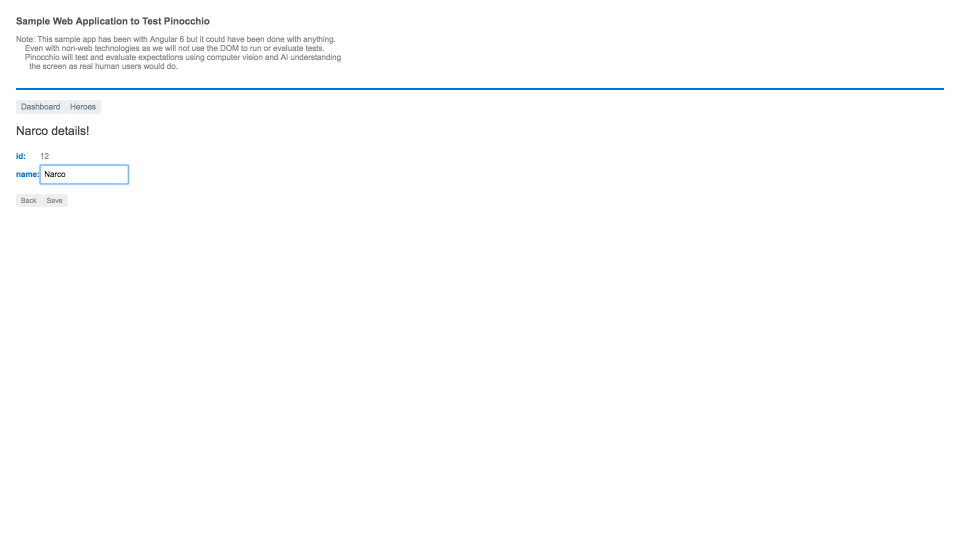
#> input picture cvml/sandbox/images/2-select_name_field.png, 1920 x 1080 px, found by its file name (shown at 1/2 size)
$ jupyter execute --allow-errors 'Experiments on Clustering.ipynb'   (shell and % lines are left out)   (older library calls are emulated)
#> lines starting #> are read from the running program, lines starting #| are printed output that depends on the picture
# Playing with scikit-image

install from https://anaconda.org/anaconda/scikit-image

documentation from http://scikit-image.org/docs/stable/user_guide/getting_started.html

[cell 1]
import skimage
from skimage import data
import matplotlib
import matplotlib.pyplot as plt

[cell 2]
for c in range(0,7):
    print (c)

[cell 3]
import os
images_path='.'
filename = os.path.join(images_path, '2-select_name_field.png')
from skimage import io
page1 = io.imread(filename)
#> page1 is the input picture: shape (1080, 1920, 4); mean R, G, B, A 252.9, 253.4, 253.9, 255
plt.imshow(page1, cmap = matplotlib.cm.binary,
           interpolation="nearest")
plt.axis("off")
plt.show()
page1.shape
#> Out = (1080, 1920, 4)

[cell 4]
import numpy as np

def show_images(images,titles=None):
    """Display a list of images"""
    n_ims = len(images)
#> n_ims = 2
    if titles is None: titles = ['(%d)' % i for i in range(1,n_ims + 1)]
    fig = plt.figure()
    n = 1
    for image,title in zip(images,titles):
        a = fig.add_subplot(1,n_ims,n) # Make subplot
        if image.ndim == 2: # Is image grayscale?
            plt.gray() # Only place in this blog you can't replace 'gray' with 'grey'
        plt.imshow(image)
        a.set_title(title)
        n += 1
#> this loop made 2 passes
#> (title, n) on passes 1 to 2: ('Color', 2), ('Grayscale', 3)
#> after the loop, n = 3
    fig.set_size_inches(np.array(fig.get_size_inches()) * n_ims)
    plt.show()
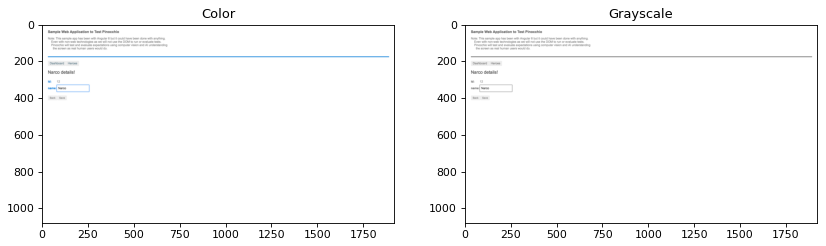
#> figure drawn by matplotlib, 2 panels

[cell 5]
from skimage.color import rgb2gray

gray_image = rgb2gray(page1)
show_images(images=[page1,gray_image],
            titles=["Color","Grayscale"])

print ("Colored image shape:\n", page1.shape)
#| Colored image shape:
#|  (1080, 1920, 4)
print ("Grayscale image  shape:\n", gray_image.shape)
#| Grayscale image  shape:
#|  (1080, 1920)

[cell 6]
from PIL import Image
from numpy import array
from sklearn import cluster, datasets
from sklearn.neighbors import kneighbors_graph
from sklearn.preprocessing import StandardScaler

gray_image

plt.imshow(gray_image, cmap = matplotlib.cm.binary,
           interpolation="nearest")
plt.axis("off")
plt.show()
gray_image.shape
#> Out = (1080, 1920)

[cell 7]
page1[0,0]
#> Out = [255, 255, 255, 255]

[cell 8]
import pandas as pd
points = []
for x in range(1080):
    for y in range(1920):
        if (gray_image[x,y] != 1.0):
            points.append([x,y])
Xraw = pd.DataFrame(points)

X = StandardScaler().fit_transform(Xraw)

XP = pd.DataFrame(X)

plt.scatter(XP[1],XP[0])

XP.size, XP.size / (1080 * 1920)
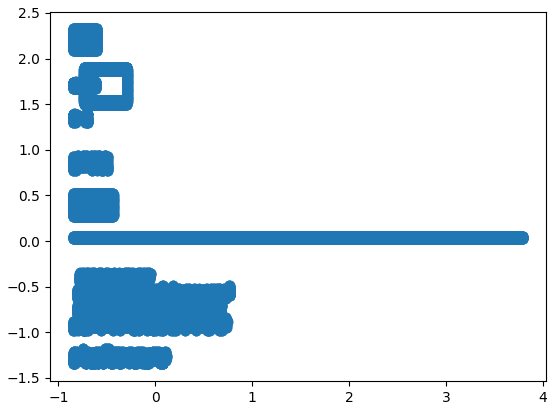
#> figure drawn by matplotlib, 1 panel

[cell 9]
plt.scatter(XP[1],XP[0])

[cell 10]
import numpy as np

from sklearn.cluster import DBSCAN
from sklearn import metrics
from sklearn.datasets.samples_generator import make_blobs
from sklearn.preprocessing import StandardScaler

db = DBSCAN(eps=0.1, min_samples=100).fit(XP)
core_samples_mask = np.zeros_like(db.labels_, dtype=bool)
core_samples_mask[db.core_sample_indices_] = True
labels = db.labels_

# Number of clusters in labels, ignoring noise if present.
n_clusters_ = len(set(labels)) - (1 if -1 in labels else 0)

n_clusters_

# Amazing  Encontramos 7 clusters!!

## ahora voy a calcular el maximo
## y minimo punto de cada cluster

#> (a cell that did not finish here is left out)

[cell 12]
# #############################################################################
# Plot result
import matplotlib.pyplot as plt

# Black removed and is used for noise instead.
unique_labels = set(labels)
colors = [plt.cm.Spectral(each)
          for each in np.linspace(0, 1, len(unique_labels))]
#> colors = [(0.62, 0.00392, 0.259, 1), (0.914, 0.362, 0.279, 1), (0.993, 0.748, 0.435, 1), (0.998, 0.999, 0.746, 1), (0.748, 0.898, 0.627, 1), (0.328, 0.681, 0.68, 1), (0.369, 0.31, 0.635, 1)]
for k, col in zip(unique_labels, colors):
    if k == -1:
        # Black used for noise.
        col = [0, 0, 0, 1]

    class_member_mask = (labels == k)

    xy = X[class_member_mask & core_samples_mask]
    plt.plot(xy[:, 0], xy[:, 1], 'o', markerfacecolor=tuple(col),
             markeredgecolor='k', markersize=14)

    xy = X[class_member_mask & ~core_samples_mask]
    plt.plot(xy[:, 0], xy[:, 1], 'o', markerfacecolor=tuple(col),
             markeredgecolor='k', markersize=6)
#> this loop made 7 passes

plt.title('Estimated number of clusters: %d' % n_clusters_)
plt.show()
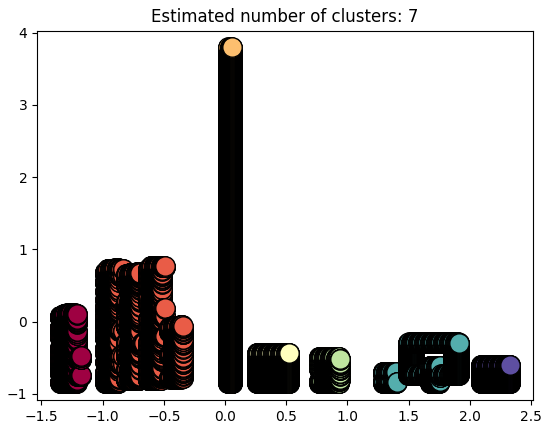
#> figure drawn by matplotlib, 1 panel

[cell 13]
import numpy as np

from sklearn.cluster import DBSCAN
from sklearn import metrics
from sklearn.datasets.samples_generator import make_blobs
from sklearn.preprocessing import StandardScaler


# #############################################################################
# Generate sample data
centers = [[1, 1], [-1, -1], [1, -1]]
#> (the rest of this cell did not finish here and is left out)

[cell 14]
from sklearn.cluster import DBSCAN
from sklearn import manifold, datasets, decomposition, discriminant_analysis
from matplotlib import offsetbox
from sklearn.manifold import TSNE

tsne = TSNE(n_components=2, random_state=42)
X_reduced_tsne = tsne.fit_transform(gray_image)
#> X_reduced_tsne = 1080 pairs, first value -24.1 to 10.76, second value -23.36 to 8.61
plt.show(X_reduced_tsne.all)

[cell 15]
db = DBSCAN(eps=0.3,min_samples=10).fit(gray_image.data)
db

[cell 16]
db.labels_
#> Out = 1080 values, max 3 at index 388, min -1 at index 34, mean -0.0556

[cell 17]
# db.fit_predict(gray_image,y=None,sample_weight=None)
y_pred = db.labels_.astype(np.int)
#> y_pred has the same summary as Out

[cell 18]
from sklearn import metrics
core_samples_mask = np.zeros_like(db.labels_, dtype=bool)
core_samples_mask[db.core_sample_indices_] = True
labels = db.labels_
#> labels has the same summary as Out
labels_true=db.axis=0

# Number of clusters in labels, ignoring noise if present.
n_clusters_ = len(set(labels)) - (1 if -1 in labels else 0)
#> n_clusters_ = 4

print('Estimated number of clusters: %d' % n_clusters_)
#| Estimated number of clusters: 4
# print("Homogeneity: %0.3f" % metrics.homogeneity_score(labels_true, labels))
#print("Completeness: %0.3f" % metrics.completeness_score(labels_true, labels))
#print("V-measure: %0.3f" % metrics.v_measure_score(labels_true, labels))
#print("Adjusted Rand Index: %0.3f"
#      % metrics.adjusted_rand_score(labels_true, labels))
#print("Adjusted Mutual Information: %0.3f"
#      % metrics.adjusted_mutual_info_score(labels_true, labels))
#print("Silhouette Coefficient: %0.3f"
#      % metrics.silhouette_score(X, labels))

# #############################################################################
# Plot result

# Black removed and is used for noise instead.
unique_labels = set(labels)
#> unique_labels = 5 items
colors = [plt.cm.Spectral(each)
          for each in np.linspace(0, 1, len(unique_labels))]
#> colors = [(0.62, 0.00392, 0.259, 1), (0.975, 0.557, 0.323, 1), (0.998, 0.999, 0.746, 1), (0.527, 0.811, 0.645, 1), (0.369, 0.31, 0.635, 1)]
for k, col in zip(unique_labels, colors):
    if k == -1:
        # Black used for noise.
        col = [0, 0, 0, 1]

    class_member_mask = (labels == k)

    xy = gray_image[class_member_mask & core_samples_mask]
    plt.plot(xy[:, 0], xy[:, 1], 'o', markerfacecolor=tuple(col),
             markeredgecolor='k', markersize=14)

    xy = gray_image[class_member_mask & ~core_samples_mask]
    plt.plot(xy[:, 0], xy[:, 1], 'o', markerfacecolor=tuple(col),
             markeredgecolor='k', markersize=6)
#> this loop made 5 passes
#> k on pass 5: -1

plt.title('Estimated number of clusters: %d' % n_clusters_)
plt.show()
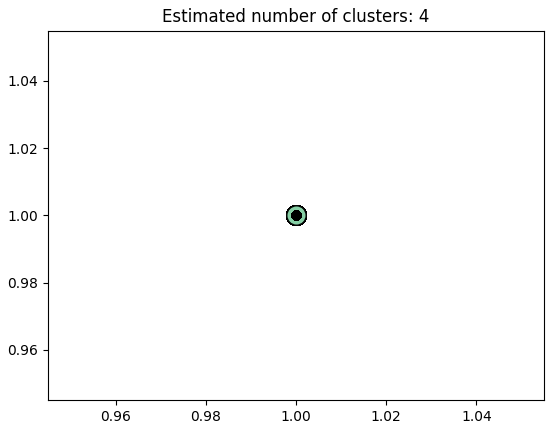
#> figure drawn by matplotlib, 1 panel

$ run again, with cvml/sandbox/images/0-landing_page.png copied over cvml/sandbox/images/2-select_name_field.png
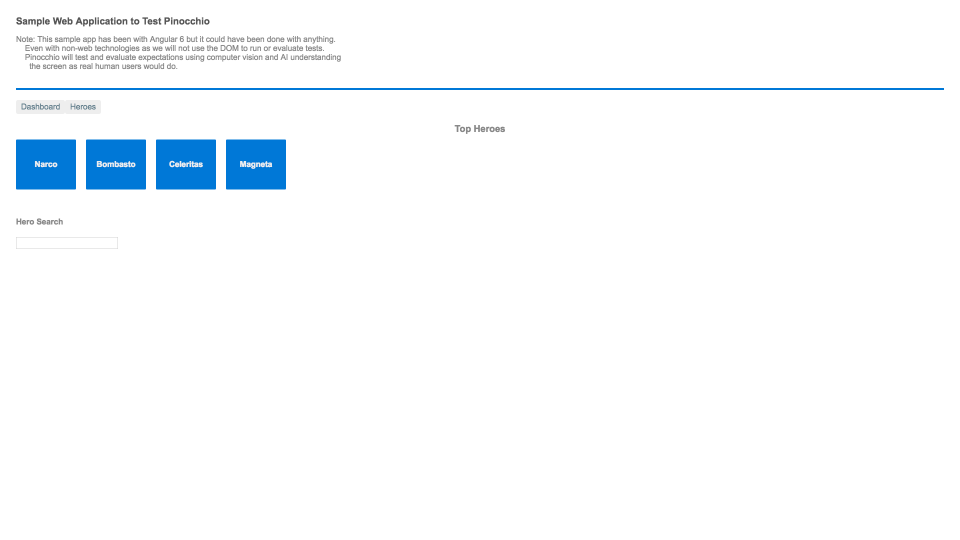
#> input picture cvml/sandbox/images/0-landing_page.png, 1920 x 1080 px, found by its file name (shown at 1/2 size)
#> page1 is the input picture: shape (1080, 1920, 4); mean R, G, B, A 247.5, 250.6, 253, 255
#> n_ims = 2
#> the loop in show_images, `for image,title in zip(images,titles):` made 2 passes
#> (title, n) on passes 1 to 2: ('Color', 2), ('Grayscale', 3)
#> after the loop in show_images, `for image,title in zip(images,titles):`: n = 3
#| Colored image shape:
#|  (1080, 1920, 4)
#| Grayscale image  shape:
#|  (1080, 1920)
#> `page1[0,0]`: Out = [255, 255, 255, 255]
#> `colors = [plt.cm.Spectral(each) for each in np.linspace(0, 1, len(uniq..`: colors = [(0.62, 0.00392, 0.259, 1), (0.885, 0.319, 0.29, 1), (0.987, 0.647, 0.364, 1), (0.997, 0.912, 0.601, 1), (0.929, 0.972, 0.638, 1), (0.633, 0.852, 0.644, 1), (0.28, 0.627, 0.702, 1), (0.369, 0.31, 0.635, 1)]
#> the loop `for k, col in zip(unique_labels, colors):` made 8 passes
#> k on pass 8: -1
#> `plt.show()`:
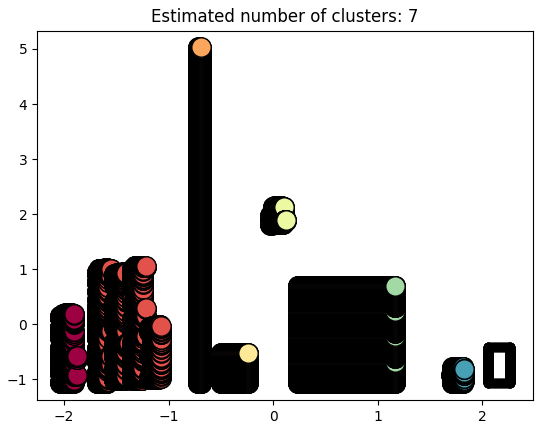
#> figure drawn by matplotlib, 1 panel
#> X_reduced_tsne = 1080 pairs, first value -163.7 to 140.5, second value -75.12 to 100.8
#> `db.labels_`: Out = 1080 values, max 2 at index 280, min -1 at index 34, mean 0.0296
#> y_pred has the same summary as Out
#> labels has the same summary as Out
#> n_clusters_ = 3
#| Estimated number of clusters: 3
#> unique_labels = 4 items
#> `colors = [plt.cm.Spectral(each) for each in np.linspace(0, 1, len(uniq..`: colors = [(0.62, 0.00392, 0.259, 1), (0.993, 0.748, 0.435, 1), (0.748, 0.898, 0.627, 1), (0.369, 0.31, 0.635, 1)]
#> the loop `for k, col in zip(unique_labels, colors):` made 4 passes
#> pass 3, `xy = gray_image[class_member_mask & core_samples_mask]`:
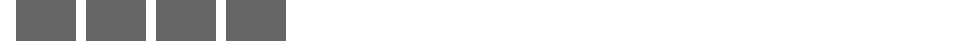
#> xy: shape (81, 1920) float64 (shown at 1/2 size); min 0.397, max 1, mean 0.849
